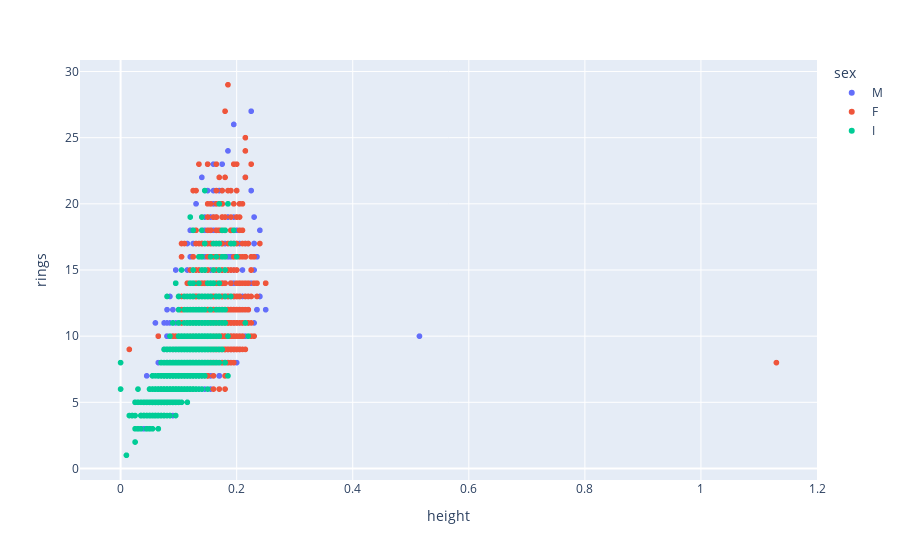

Notebook source saved alongside this figure:
### Code cell
figure=px.scatter(data_frame=data,x='height',y='rings',color='sex')
figure.show()

### Figure 1 — Plotly figure (JSON) as saved in the notebook; plotly's stock layout.template omitted (floating-point values rounded to 4 significant figures; data arrays with more than 128 entries replaced by an {"elided": "..."} marker saying what was removed)
{"data": [{"hovertemplate": "sex=M<br>height=%{x}<br>rings=%{y}<extra></extra>", "legendgroup": "M", "marker": {"color": "#636efa", "symbol": "circle"}, "mode": "markers", "name": "M", "showlegend": true, "x": {"elided": "1528 float values"}, "xaxis": "x", "y": {"elided": "1528 int values"}, "yaxis": "y", "type": "scattergl"}, {"hovertemplate": "sex=F<br>height=%{x}<br>rings=%{y}<extra></extra>", "legendgroup": "F", "marker": {"color": "#EF553B", "symbol": "circle"}, "mode": "markers", "name": "F", "showlegend": true, "x": {"elided": "1307 float values"}, "xaxis": "x", "y": {"elided": "1307 int values"}, "yaxis": "y", "type": "scattergl"}, {"hovertemplate": "sex=I<br>height=%{x}<br>rings=%{y}<extra></extra>", "legendgroup": "I", "marker": {"color": "#00cc96", "symbol": "circle"}, "mode": "markers", "name": "I", "showlegend": true, "x": {"elided": "1342 float values"}, "xaxis": "x", "y": {"elided": "1342 int values"}, "yaxis": "y", "type": "scattergl"}], "layout": {"xaxis": {"anchor": "y", "domain": [0, 1], "title": {"text": "height"}}, "yaxis": {"anchor": "x", "domain": [0, 1], "title": {"text": "rings"}}, "legend": {"title": {"text": "sex"}, "tracegroupgap": 0}, "margin": {"t": 60}}}
